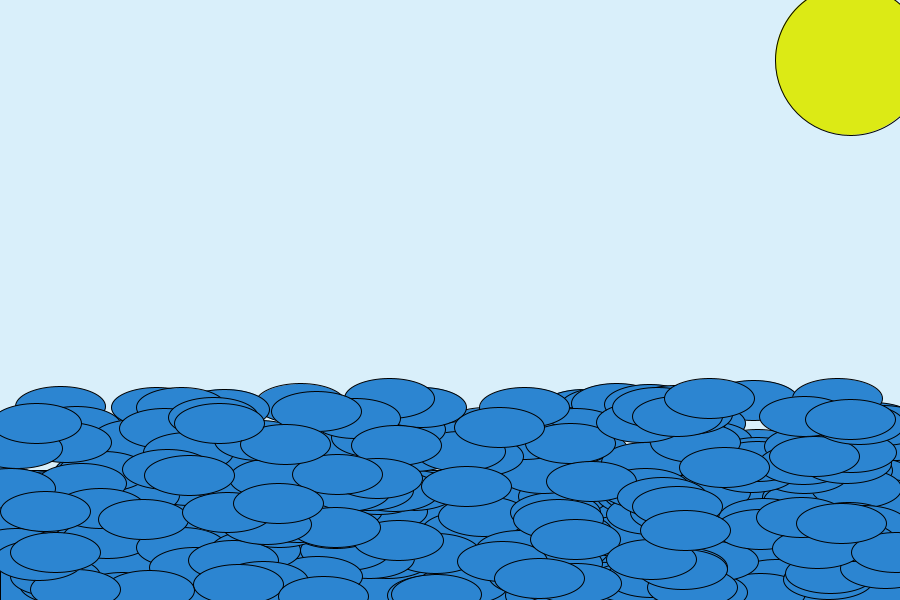
Frame 1 (no input)
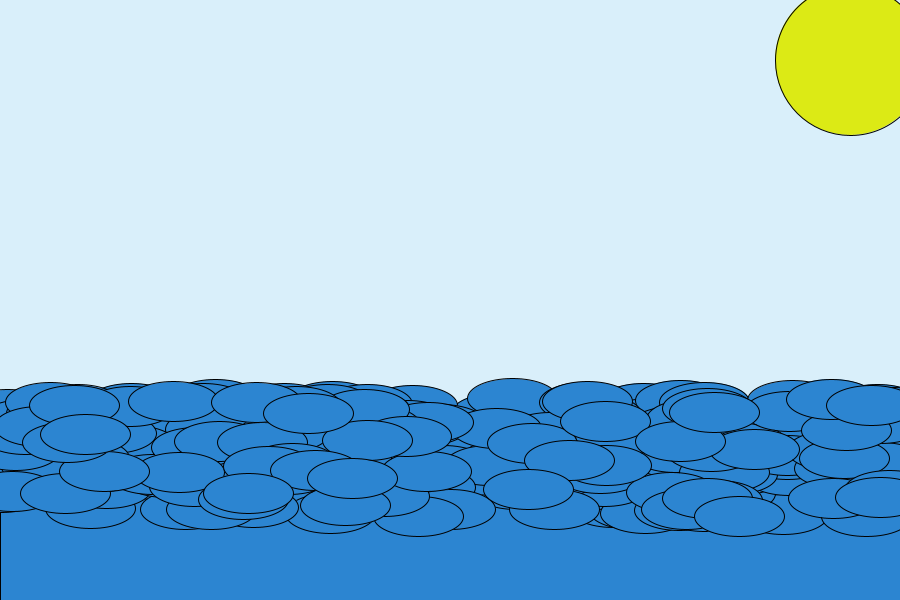
Frame 60 (the mouse pressed at the canvas centre just before this capture)
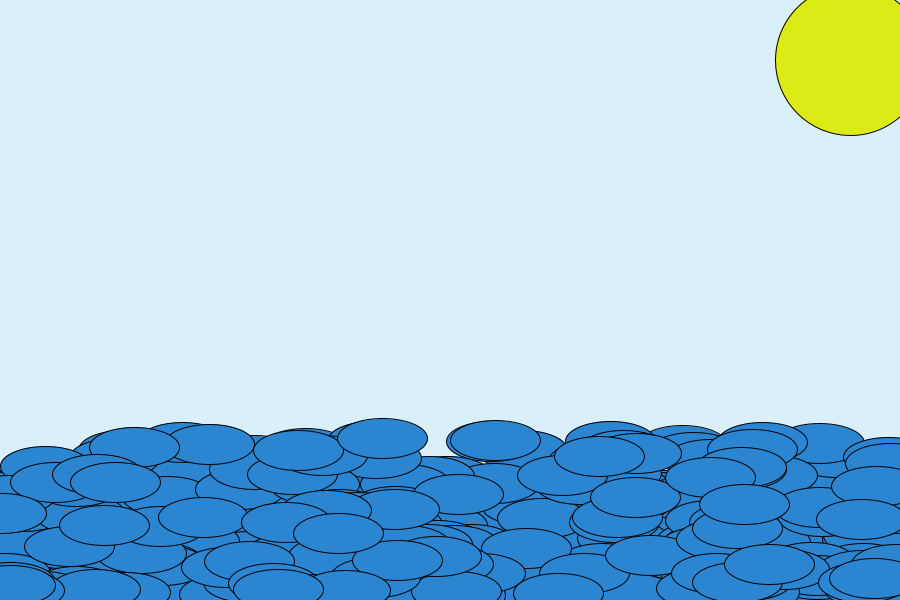
Frame 120 (the mouse held since frame 60 and released just before this capture)

The Processing sketch that drew these frames (run headless with seeded random() and noise(); from frame 60 on, the mouse is pressed at the canvas centre):

// Processing sketch: processing_152044
// ── processing_152044.pde

//creiamo la classe per disegnare il mare
class Sea {

color c;
float xpos;
float ypos;
float xspeed;
float yspeed;

Sea(float xpos_, float ypos_,float xspeed_,float yspeed_) {
  
   xpos =  xpos_;
   ypos =  ypos_;
   xspeed =  xspeed_;
   yspeed =  yspeed_;
}

void display(){
  fill(#2C85D1);
  ellipse(xpos,ypos,90,40);
}

void move() {
 xpos = xpos + xspeed;
 if (xpos > 900){
   xpos = 0 ;
  }
 ypos = ypos + yspeed;
 if (ypos < 400){
   yspeed = yspeed*(-1);
   }
 if (ypos > 600){
  yspeed = yspeed*(-1);
 }
}

}

//creiamo la classe per disegnare la pioggia
class Rain {

color c;
float xpos;
float ypos;
float xspeed;
float yspeed;

Rain(float xpos_, float ypos_,float xspeed_,float yspeed_) {
  
   xpos =  xpos_;
   ypos =  ypos_;
   xspeed =  xspeed_;
   yspeed =  yspeed_;
}

void display(){
  fill(#6F85A0);
  ellipse(xpos,ypos,4,8);
}

void move() {
 xpos = xpos + xspeed;
 if (xpos > 900){
   xpos = 0;
  }
 ypos = ypos + yspeed;
  if (ypos > 500){
   ypos = 0;
  }
}


}



//array di onde
Sea[] onde = new Sea[250];
//array di pioggia
Rain[] pioggia = new Rain[150];

int click = 0;


void setup(){
  size(900, 600);
  smooth();
  
  

   for (int a = 0; a < onde.length; a = a + 1) {
     
    onde[a] = new Sea(random(0,900),random(400,600),0.5,-2);
    
    
    for (int b = 0; b < pioggia.length; b = b + 1) {
    pioggia[b] = new Rain( random(0,900),random(0,600),0.3,2);
  }
  }
}

void draw(){
background(#D9EFFA);

fill(#2C85D1);
rect(0,470,900,200);

fill(#DCEA15);
ellipse(850,60,150,150);

 for(int a = 0; a < onde.length; a = a + 1){
     
     onde[a].move();
     onde[a].display();
   } 
   
   if( click == 1 ){
    for(int b = 0; b < pioggia.length; b = b + 1){ 
     pioggia[b].move();
     pioggia[b].display();
   }
   fill(180);
   
   //nuvole a sx
  ellipse(70,20,200,70) ;
   ellipse(120,20,200,70) ;
    ellipse(80,60,200,70) ;
    
    //nuvole centro
     ellipse(400,20,200,70) ;
       ellipse(450,60,150,90) ;
       ellipse(500,20,200,70) ;
       
       //nuvole destra
        ellipse(750,30,200,70) ; 
         ellipse(820,50,200,70) ;
          ellipse(900,20,200,70) ;
   }
   
}

//metodo per rilevare la pressione del mouse
void keyPressed(){
  click = 1; 
   
 }

//metodo per rilevare il rilascio del mouse
void keyReleased(){
  click = 0;
  
}
